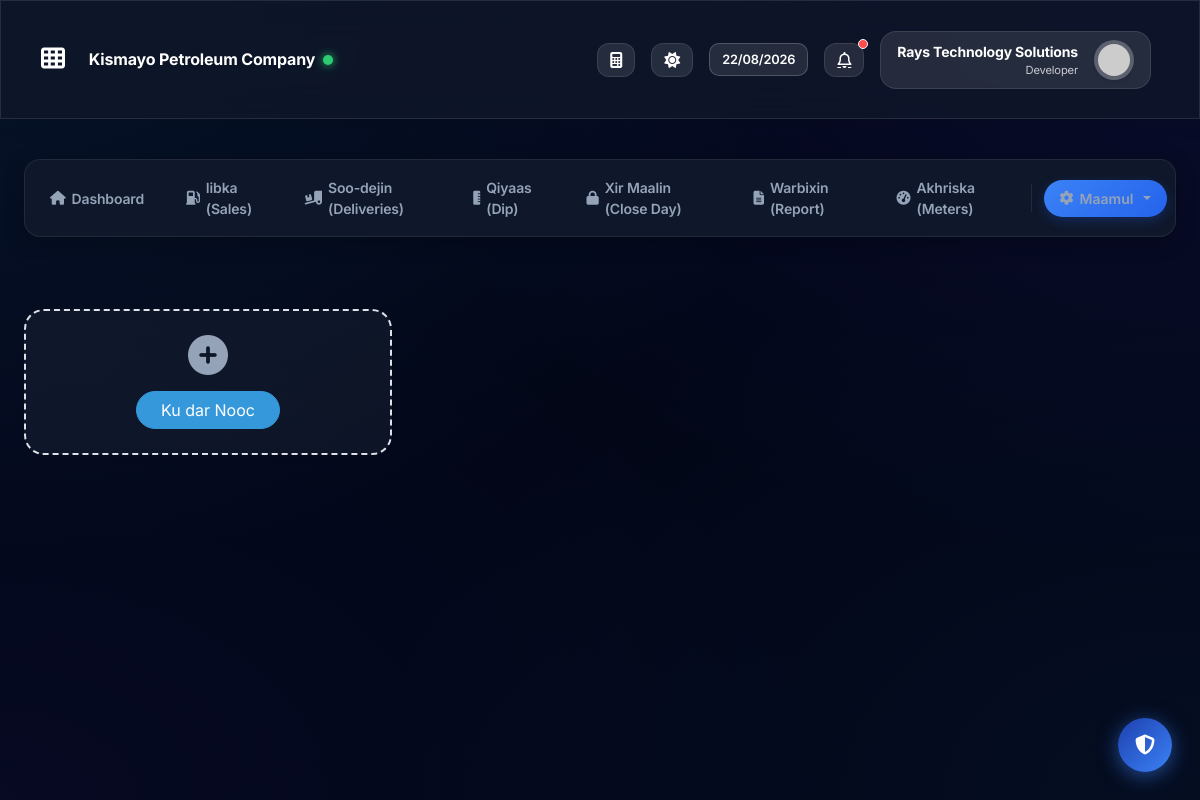
Before: /petroleum/fuel-types (signed in) with the older database file.
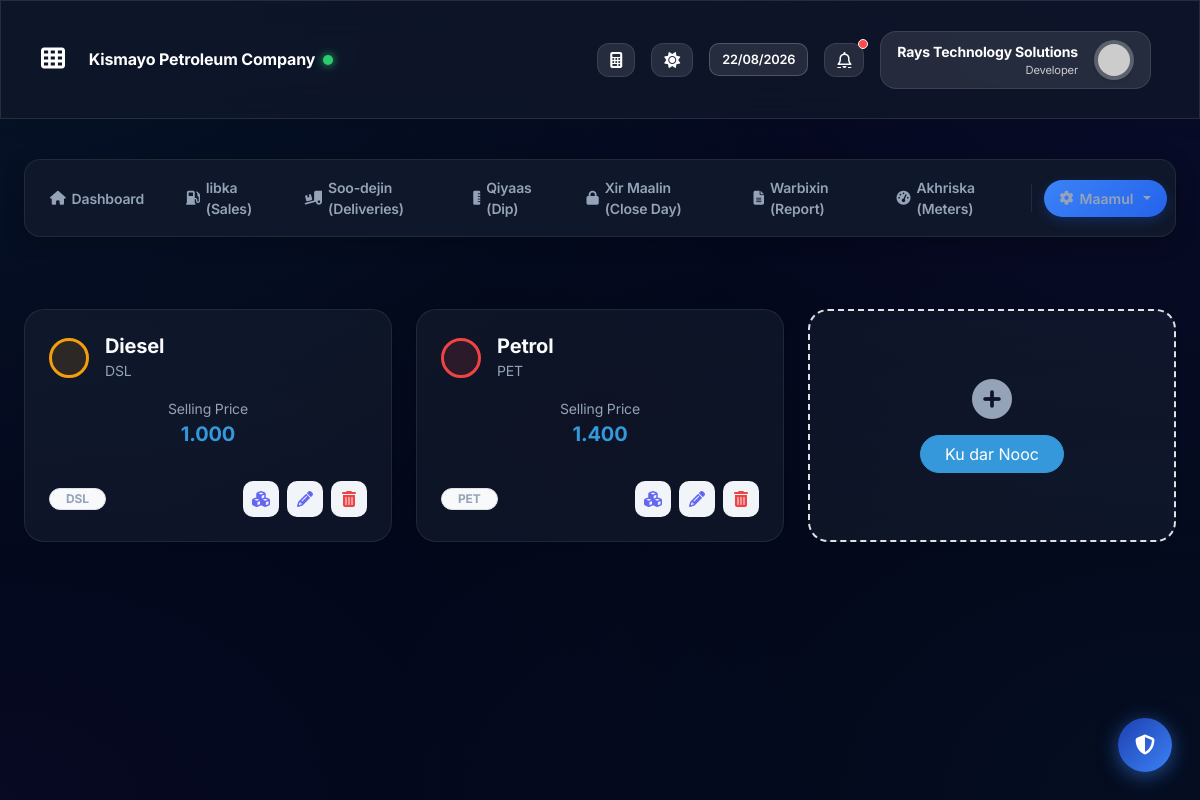
After: the same page with the newer database file.
### app/models.py (models this page shows)
class FuelType(db.Model):
    __tablename__ = 'fuel_types'
    id = db.Column(db.Integer, primary_key=True)
    name = db.Column(db.String(100), nullable=False)
    code = db.Column(db.String(20), nullable=False)
    color_code = db.Column(db.String(20), default='#f59e0b')
    buy_price = db.Column(db.Float, default=0.0)
    sell_price = db.Column(db.Float, default=0.0)
    is_active = db.Column(db.Boolean, default=True)
    tenant_id = db.Column(db.Integer, db.ForeignKey('tenants.id'), nullable=False)
    created_at = db.Column(db.DateTime, default=datetime.utcnow)
    tanks = db.relationship('FuelTank', backref='fuel_type', lazy=True)
    pumps = db.relationship('FuelPump', backref='fuel_type', lazy=True)

### app/modules/petroleum/routes.py (the view)
@petroleum.route('/petroleum/fuel-types')
@login_required
@petroleum_required
def fuel_types():
    types = FuelType.query.filter_by(tenant_id=current_user.tenant_id)\
        .order_by(FuelType.name).all()
    return render_template('petroleum/fuel_types.html', fuel_types=types)

### app/models.py (called while the page is built)
@login_manager.user_loader
def load_user(user_id):
    return User.query.get(int(user_id))

### app/utils/module_access.py (called while the page is built)
def user_is_privileged(user):
    return bool(
        user
        and user.is_authenticated
        and (getattr(user, 'is_super_admin', False) or user.role in ('admin', 'developer'))
    )

def _tenant_allows(tenant, cfg):
    if not tenant:
        return True
    if cfg.get('always'):
        return True
    tenant_any = cfg.get('tenant_any')
    if tenant_any:
        return any(getattr(tenant, attr, False) for attr in tenant_any)
    tenant_attr = cfg.get('tenant')
    if tenant_attr:
        return bool(getattr(tenant, tenant_attr, False))
    return True

def _user_allows(user, cfg):
    if user_is_privileged(user):
        return True
    user_attr = cfg.get('user')
    if user_attr:
        return bool(getattr(user, user_attr, False))
    return True

### app/templates/petroleum/fuel_types.html (shortened to what this page needs)
{% extends 'layouts/base.html' %}
{% block content %}
{% set active = 'types' %}
<div class="row g-4 animate-up">
    {% for ft in fuel_types %}
    <div class="col-md-4">
        <div class="card border-0 shadow-premium rounded-4 h-100">
            <div class="card-body p-4">
                <div class="d-flex align-items-center mb-3">
                    <div class="rounded-circle me-3"
                        style="width:40px;height:40px;background:{{ ft.color_code }}20;border:3px solid {{ ft.color_code }}">
                    </div>
                    <div>
                        <h5 class="fw-bold mb-0">{{ ft.name }}</h5>
                        <small class="text-muted">{{ ft.code }}</small>
                    </div>
                </div>
                <div class="text-center mb-3">
                    <small class="text-muted d-block">Selling Price</small>
                    <span class="fw-bold text-primary fs-5">{{ "{:,.3f}".format(ft.sell_price) }}</span>
                </div>
                <div class="d-flex justify-content-between align-items-center mt-auto pt-3">
                    <span class="badge bg-light text-muted border rounded-pill px-3">{{ ft.code }}</span>
                    <div class="d-flex gap-2">
                        <a href="{{ url_for('petroleum.tanks') }}" class="btn-icon-elite" title="Inventory">
                            <i class="fas fa-cubes"></i>
                        </a>
                        <button class="btn-icon-elite" data-id="{{ ft.id }}" data-name="{{ ft.name }}"
                            data-code="{{ ft.code }}" data-buy="{{ ft.buy_price }}" data-sell="{{ ft.sell_price }}"
                            data-color="{{ ft.color_code }}" onclick="openEditModal(this)" title="Edit">
                            <i class="fas fa-pencil-alt"></i>
                        </button>
                        <button class="btn-icon-elite btn-icon-delete" onclick="deleteFuelType({{ ft.id }})"
                            title="Delete">
                            <i class="fas fa-trash-alt"></i>
                        </button>
                    </div>
                </div>
            </div>
        </div>
    </div>
    {% endfor %}
    <div class="col-md-4">
        <div class="card border-0 shadow-premium rounded-4 h-100 border-dashed"
            style="border:2px dashed #dee2e6!important;">
            <div class="card-body d-flex flex-column align-items-center justify-content-center p-4 text-center">
                <i class="fas fa-plus-circle fs-1 text-muted mb-3"></i>
                <button class="btn btn-primary rounded-pill px-4" data-bs-toggle="modal"
                    data-bs-target="#addTypeModal">Ku dar Nooc</button>
            </div>
        </div>
    </div>
</div>
{% endblock %}

Changed rows visible on the page:
added FuelType: name "Diesel", code "DSL", sell_price "1.000"
added FuelType: name "Petrol", code "PET", sell_price "1.400"
